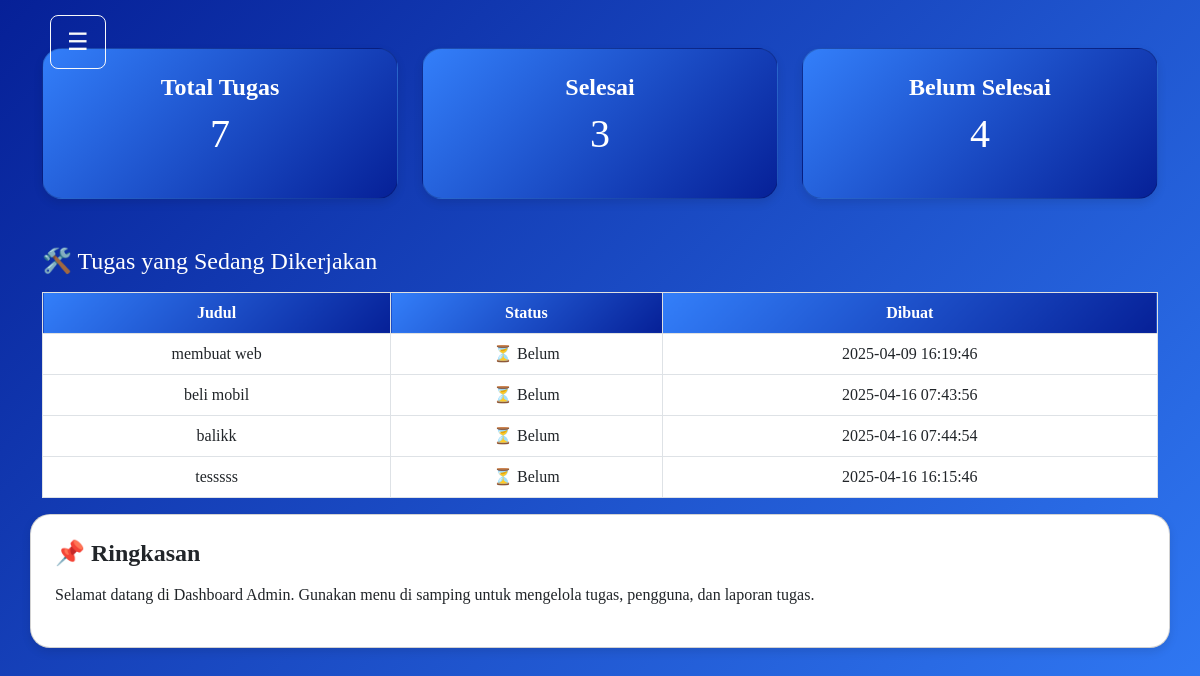
The app's page /admin/dashboard_admin.php (signed in) with its own data.
### tables this page shows
CREATE TABLE `tasks` (
  `id` int(11) NOT NULL,
  `judul` varchar(255) NOT NULL,
  `status` enum('belum','selesai') NOT NULL DEFAULT 'belum',
  `user_id` int(11) DEFAULT NULL,
  `created_at` timestamp NOT NULL DEFAULT current_timestamp(),
  `updated_at` timestamp NOT NULL DEFAULT current_timestamp() ON UPDATE current_timestamp()
);

### admin/dashboard_admin.php (the view, shortened to what this page needs)
<?php
include '../config/db.php';
$totalTasks = $conn->query("SELECT COUNT(*) AS total FROM tasks")->fetch_assoc()['total'];
$completedTasks = $conn->query("SELECT COUNT(*) AS total FROM tasks WHERE status = 'selesai'")->fetch_assoc()['total'];
$pendingTasks = $conn->query("SELECT COUNT(*) AS total FROM tasks WHERE status = 'belum'")->fetch_assoc()['total'];
?>
<!DOCTYPE html>
<html lang="en">
<head>
    <link href="https://cdn.jsdelivr.net/npm/bootstrap@5.3.0/dist/css/bootstrap.min.css" rel="stylesheet">
</head>
<body class="gradient-bg">
<?php include '../sidebar.php'; ?>
<div class="container mt-5">
    <div class="row mb-4">
        <div class="col-md-4">
            <a href="daftar_tugas.php?filter=semua" class="text-decoration-none">
                <div class="card p-4 text-white text-center"
                    style="background: linear-gradient(135deg,rgb(51, 127, 250),rgb(6, 32, 151)); border-radius: 20px;">
                    <h4>Total Tugas</h4>
                    <p class="display-6"><?php echo $totalTasks; ?></p>
                </div>
            </a>
        </div>
        <div class="col-md-4">
            <a href="daftar_tugas.php?filter=selesai" class="text-decoration-none">
                <div class="card p-4 text-white text-center"
                    style="background: linear-gradient(135deg,rgb(51, 127, 250),rgb(6, 32, 151)); border-radius: 20px;">
                    <h4>Selesai</h4>
                    <p class="display-6"><?php echo $completedTasks; ?></p>
                </div>
            </a>
        </div>
        <div class="col-md-4">
            <a href="daftar_tugas.php?filter=belum" class="text-decoration-none">
                <div class="card p-4 text-white text-center"
                    style="background: linear-gradient(135deg,rgb(51, 127, 250),rgb(6, 32, 151)); border-radius: 20px;">
                    <h4>Belum Selesai</h4>
                    <p class="display-6"><?php echo $pendingTasks; ?></p>
                </div>
            </a>
        </div>
    <div class="mt-5">
        <h4 class="mb-3 text-white">
            🛠️ Tugas yang Sedang Dikerjakan
        </h4>
        <div class="table-responsive">
            <table class="table table-bordered bg-white text-center">
                 <thead class="table-light">
                    <tr>
                        <th style="background: linear-gradient(135deg, #337FFA, #062097); color: white;">Judul</th>
                        <th style="background: linear-gradient(135deg, #337FFA, #062097); color: white;">Status</th>
                        <th style="background: linear-gradient(135deg, #337FFA, #062097); color: white;">Dibuat</th>
                    </tr>
                </thead>
                <tbody>
                    <?php
                    $inProgress = $conn->query("SELECT * FROM tasks WHERE status = 'belum'");
                    if ($inProgress->num_rows > 0):
                        while ($row = $inProgress->fetch_assoc()):
                    ?>
                        <tr>
                            <td><?= htmlspecialchars($row['judul']) ?></td>
                            <td>⏳ <?= ucfirst($row['status']) ?></td>
                            <td><?= $row['created_at'] ?></td>
                        </tr>
                    <?php
                        endwhile;
                    else:
                    ?>
                        <tr>
                            <td colspan="3" class="text-center text-muted">Tidak ada tugas yang sedang dikerjakan</td>
                        </tr>
                    <?php endif; ?>
                </tbody>
            </table>
        </div>
    </div>
    <div class="card p-4">
        <h4 class="mb-3">📌 Ringkasan</h4>
        <p>Selamat datang di Dashboard Admin. Gunakan menu di samping untuk mengelola tugas, pengguna, dan laporan tugas.</p>
    </div>
</div>
</body>
</html>

### admin/dashboard_admin.php (style rules this page uses)
body { height: 100%; margin: 0; font-family: 'Times New Roman', Times, serif; }
.card { border-radius: 20px; box-shadow: 0 4px 10px rgba(0,0,0,0.1); }
.card h4 { font-weight: bold; }
.gradient-bg { background: linear-gradient(135deg, rgb(6, 32, 151), rgb(51, 127, 250)); min-height: 100vh; color: white; }

### records on screen
tasks: judul "membuat web", status "Belum", created_at "2025-04-09 16:19:46"
tasks: judul "beli mobil", status "Belum", created_at "2025-04-16 07:43:56"
tasks: judul "balikk", status "Belum", created_at "2025-04-16 07:44:54"
tasks: judul "tesssss", status "Belum", created_at "2025-04-16 16:15:46"

### other values on screen
$totalTasks "7"
$completedTasks "3"
$pendingTasks "4"
